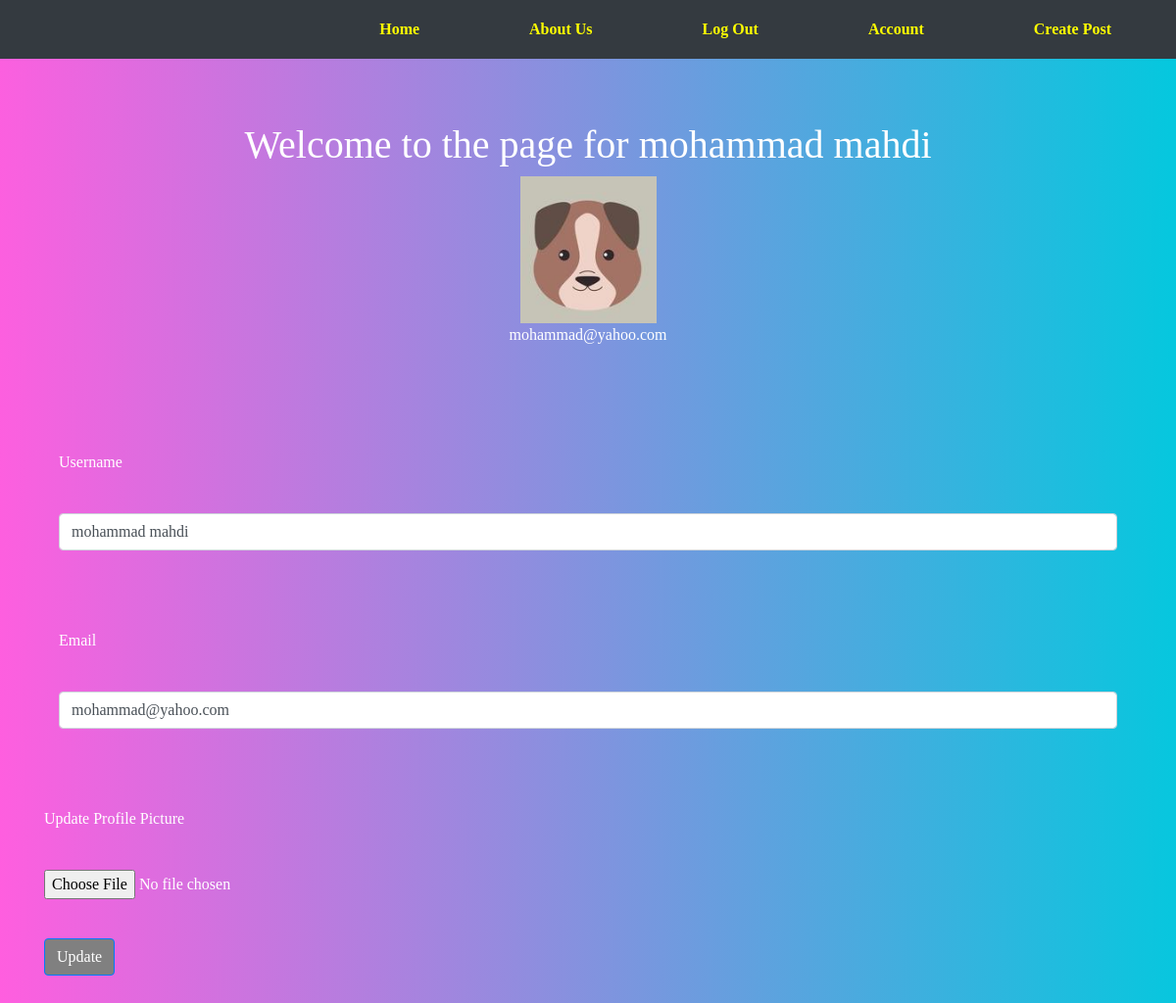
The app's page /account (signed in) with its own data.
### puppycompanyblog/models.py (models this page shows, shortened)
class User(db.Model, UserMixin):
    __tablename__ = 'users'
    id = db.Column(db.Integer, primary_key = True)
    profile_image = db.Column(db.String(20), nullable=False, default='default_profile.png')
    email = db.Column(db.String(64), unique=True, index=True)
    username = db.Column(db.String(64), unique=True, index=True)
    password_hash = db.Column(db.String(128))
    posts = db.relationship('BlogPost', backref='author', lazy=True)

### puppycompanyblog/users/views.py (the view)
@users.route("/account", methods=['GET', 'POST'])
@login_required
def account():
    form = UpdateUserForm()
    if form.validate_on_submit():
        print(form)
        if form.picture.data:
            username = current_user.username
            pic = add_profile_pic(form.picture.data,username)
            current_user.profile_image = pic
        current_user.username = form.username.data
        current_user.email = form.email.data
        db.session.commit()
        flash('User Account Updated')
        return redirect(url_for('users.account'))
    elif request.method == 'GET':
        form.username.data = current_user.username
        form.email.data = current_user.email
    profile_image = url_for('static', filename='profile_pics/' + current_user.profile_image)
    return render_template('account.html', profile_image=profile_image, form=form)

### puppycompanyblog/users/forms.py (shortened to what this page needs)
class UpdateUserForm(FlaskForm):
    email = StringField('Email', validators=[DataRequired(),Email()])
    username = StringField('Username', validators=[DataRequired()])
    picture = FileField('Update Profile Picture', validators=[FileAllowed(['jpg', 'png'])])
    submit = SubmitField('Update')

### puppycompanyblog/models.py (called while the page is built)
@login_manager.user_loader
def load_user(user_id):
    return User.query.get(user_id)

### puppycompanyblog/templates/account.html (shortened to what this page needs)
{% extends "base.html" %}
{% block content %}
<div class="jumbotron">
  <div align='center'>
    <h1 >Welcome to the page for {{current_user.username}}</h1>
    <img align='center' src="{{ url_for('static', filename='profile_pics/' + current_user.profile_image) }}">
    <p>{{ current_user.email }}</p>
  </div>
</div>
<div class="container">
  <form  method="POST" action = "" enctype="multipart/form-data">
    <div class="form-group">
      {{ form.username.label(class="form-group") }}
      {{form.username(class='form-control')  }}
    </div
    <div class="form-group">
      {{ form.email.label(class="form-group") }}
      {{form.email(class='form-control')  }}
    </div>
    <div class="form-group">
      {{ form.picture.label(class="form-group") }}
      {{ form.picture(class="form-control-file") }}
    </div>
    <div class="form-group">
        {{ form.submit(class="btn btn-primary") }}
    </div>
</div>
{% endblock content %}

### puppycompanyblog/static/master.css (style rules this page uses)
body { background: linear-gradient(89deg, #FF5EDF 0%, #04c8DE 100%); color: white; font-family: "Georgia"; }
.card, .card-body, .jumbotron { background: none; text-align: center; }
.jumbotron { margin: 0 auto; padding-bottom: 10px; }
.btn, .btn-primary { background-color: gray; }
.form-group { margin: 40px auto; padding: 0; }

### records on screen
User: username "mohammad mahdi", profile_image (placeholder picture), email "mohammad@yahoo.com"
